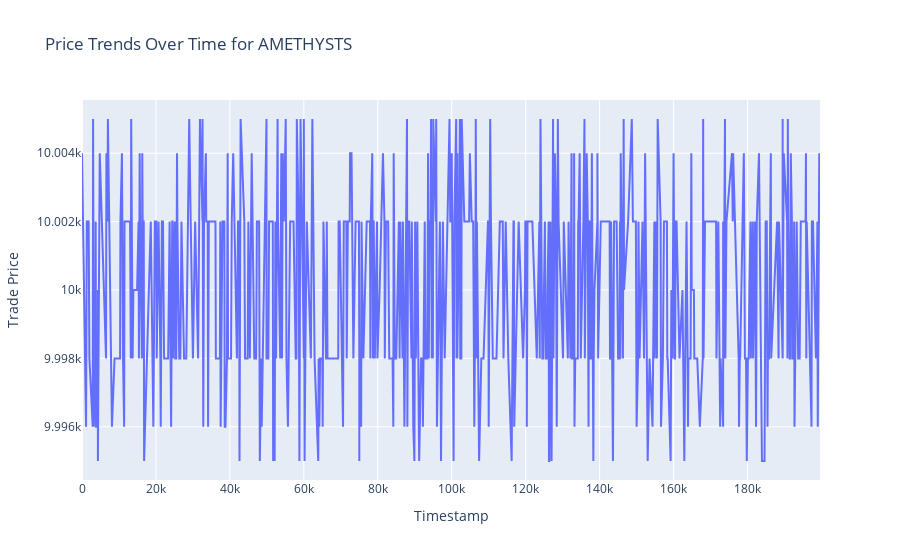
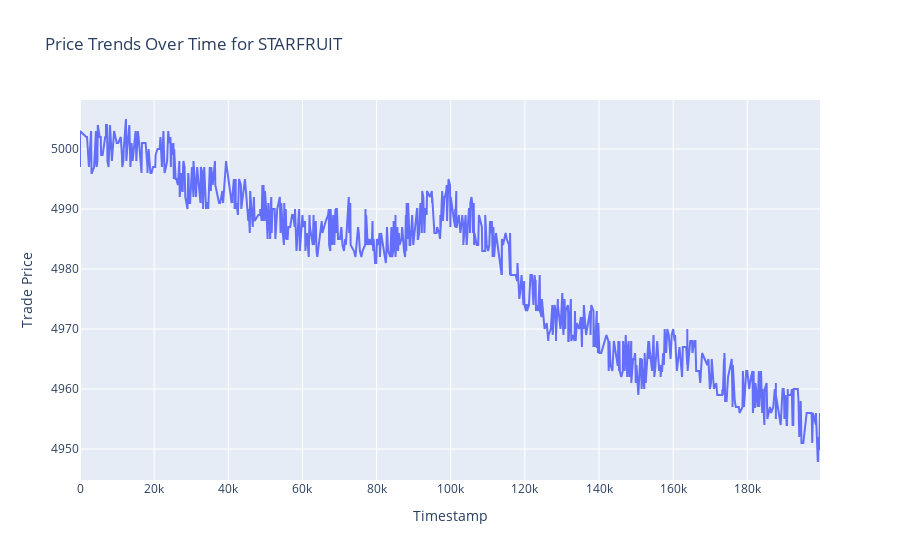
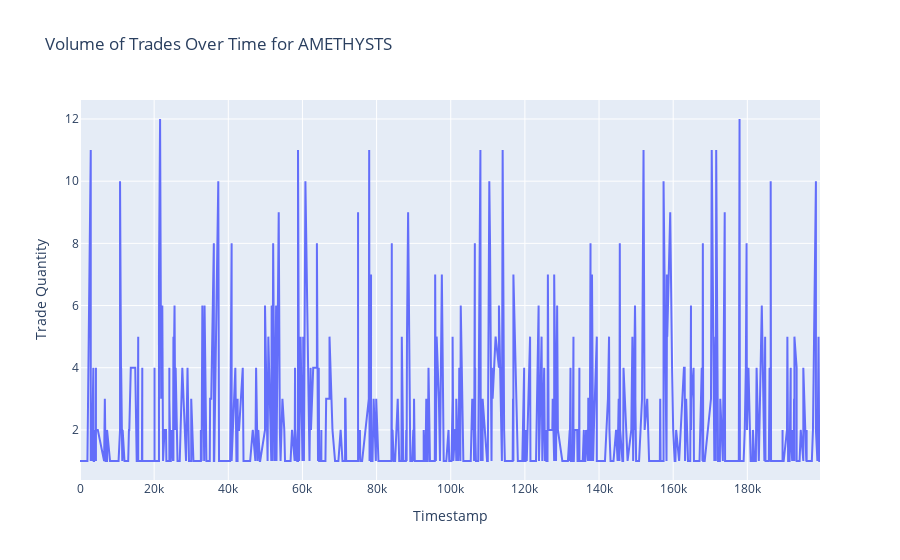
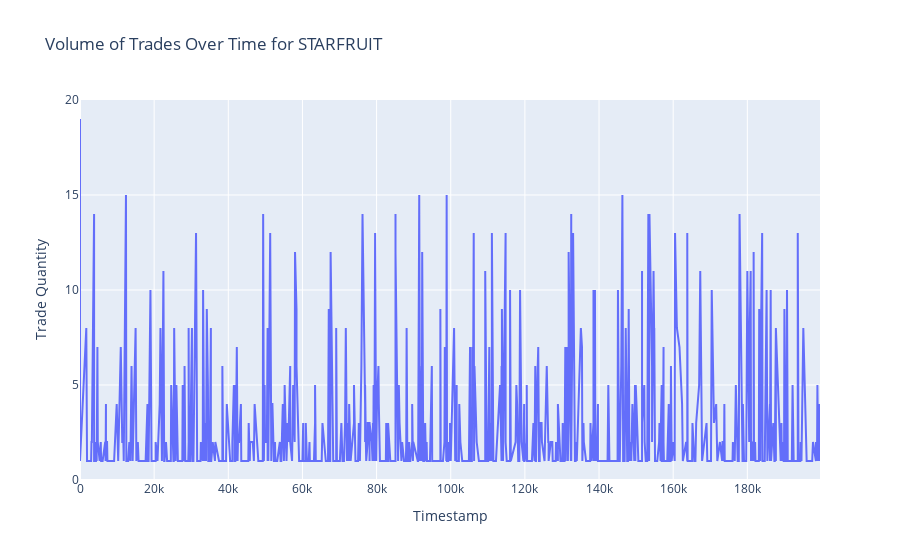

Notebook code for these charts, in order:
### Markdown cell above
# Trade-History Ledger - Visualization

### Code cell
# Filter data for different products
amethysts_df = trade_history_df[trade_history_df["symbol"] == "AMETHYSTS"]
starfruit_df = trade_history_df[trade_history_df["symbol"] == "STARFRUIT"]

# Price Trends Over Time for AMETHYSTS
fig_price_trends_amethysts = px.line(
    amethysts_df,
    x="timestamp",
    y="price",
    title="Price Trends Over Time for AMETHYSTS",
    labels={"price": "Trade Price", "timestamp": "Timestamp"},
)
fig_price_trends_amethysts.show()

# Price Trends Over Time for STARFRUIT
fig_price_trends_starfruit = px.line(
    starfruit_df,
    x="timestamp",
    y="price",
    title="Price Trends Over Time for STARFRUIT",
    labels={"price": "Trade Price", "timestamp": "Timestamp"},
)
fig_price_trends_starfruit.show()

# Volume of Trades Over Time for AMETHYSTS
fig_volume_trades_amethysts = px.line(
    amethysts_df,
    x="timestamp",
    y="quantity",
    title="Volume of Trades Over Time for AMETHYSTS",
    labels={"quantity": "Trade Quantity", "timestamp": "Timestamp"},
)
fig_volume_trades_amethysts.show()

# Volume of Trades Over Time for STARFRUIT
fig_volume_trades_starfruit = px.line(
    starfruit_df,
    x="timestamp",
    y="quantity",
    title="Volume of Trades Over Time for STARFRUIT",
    labels={"quantity": "Trade Quantity", "timestamp": "Timestamp"},
)
fig_volume_trades_starfruit.show()

### Figure 1 — Plotly figure (JSON) as saved in the notebook; plotly's stock layout.template omitted (floating-point values rounded to 4 significant figures; data arrays with more than 128 entries replaced by an {"elided": "..."} marker saying what was removed)
{"data": [{"hovertemplate": "Timestamp=%{x}<br>Trade Price=%{y}<extra></extra>", "legendgroup": "", "line": {"color": "#636efa", "dash": "solid"}, "marker": {"symbol": "circle"}, "mode": "lines", "name": "", "orientation": "v", "showlegend": false, "type": "scatter", "x": {"elided": "829 int values"}, "xaxis": "x", "y": {"elided": "829 int values"}, "yaxis": "y"}], "layout": {"legend": {"tracegroupgap": 0}, "title": {"text": "Price Trends Over Time for AMETHYSTS"}, "xaxis": {"anchor": "y", "domain": [0, 1], "title": {"text": "Timestamp"}}, "yaxis": {"anchor": "x", "domain": [0, 1], "title": {"text": "Trade Price"}}}}

### Figure 2 — Plotly figure (JSON) as saved in the notebook; plotly's stock layout.template omitted (floating-point values rounded to 4 significant figures; data arrays with more than 128 entries replaced by an {"elided": "..."} marker saying what was removed)
{"data": [{"hovertemplate": "Timestamp=%{x}<br>Trade Price=%{y}<extra></extra>", "legendgroup": "", "line": {"color": "#636efa", "dash": "solid"}, "marker": {"symbol": "circle"}, "mode": "lines", "name": "", "orientation": "v", "showlegend": false, "type": "scatter", "x": {"elided": "940 int values"}, "xaxis": "x", "y": {"elided": "940 int values"}, "yaxis": "y"}], "layout": {"legend": {"tracegroupgap": 0}, "title": {"text": "Price Trends Over Time for STARFRUIT"}, "xaxis": {"anchor": "y", "domain": [0, 1], "title": {"text": "Timestamp"}}, "yaxis": {"anchor": "x", "domain": [0, 1], "title": {"text": "Trade Price"}}}}

### Figure 3 — Plotly figure (JSON) as saved in the notebook; plotly's stock layout.template omitted (floating-point values rounded to 4 significant figures; data arrays with more than 128 entries replaced by an {"elided": "..."} marker saying what was removed)
{"data": [{"hovertemplate": "Timestamp=%{x}<br>Trade Quantity=%{y}<extra></extra>", "legendgroup": "", "line": {"color": "#636efa", "dash": "solid"}, "marker": {"symbol": "circle"}, "mode": "lines", "name": "", "orientation": "v", "showlegend": false, "type": "scatter", "x": {"elided": "829 int values"}, "xaxis": "x", "y": {"elided": "829 int values"}, "yaxis": "y"}], "layout": {"legend": {"tracegroupgap": 0}, "title": {"text": "Volume of Trades Over Time for AMETHYSTS"}, "xaxis": {"anchor": "y", "domain": [0, 1], "title": {"text": "Timestamp"}}, "yaxis": {"anchor": "x", "domain": [0, 1], "title": {"text": "Trade Quantity"}}}}

### Figure 4 — Plotly figure (JSON) as saved in the notebook; plotly's stock layout.template omitted (floating-point values rounded to 4 significant figures; data arrays with more than 128 entries replaced by an {"elided": "..."} marker saying what was removed)
{"data": [{"hovertemplate": "Timestamp=%{x}<br>Trade Quantity=%{y}<extra></extra>", "legendgroup": "", "line": {"color": "#636efa", "dash": "solid"}, "marker": {"symbol": "circle"}, "mode": "lines", "name": "", "orientation": "v", "showlegend": false, "type": "scatter", "x": {"elided": "940 int values"}, "xaxis": "x", "y": {"elided": "940 int values"}, "yaxis": "y"}], "layout": {"legend": {"tracegroupgap": 0}, "title": {"text": "Volume of Trades Over Time for STARFRUIT"}, "xaxis": {"anchor": "y", "domain": [0, 1], "title": {"text": "Timestamp"}}, "yaxis": {"anchor": "x", "domain": [0, 1], "title": {"text": "Trade Quantity"}}}}
